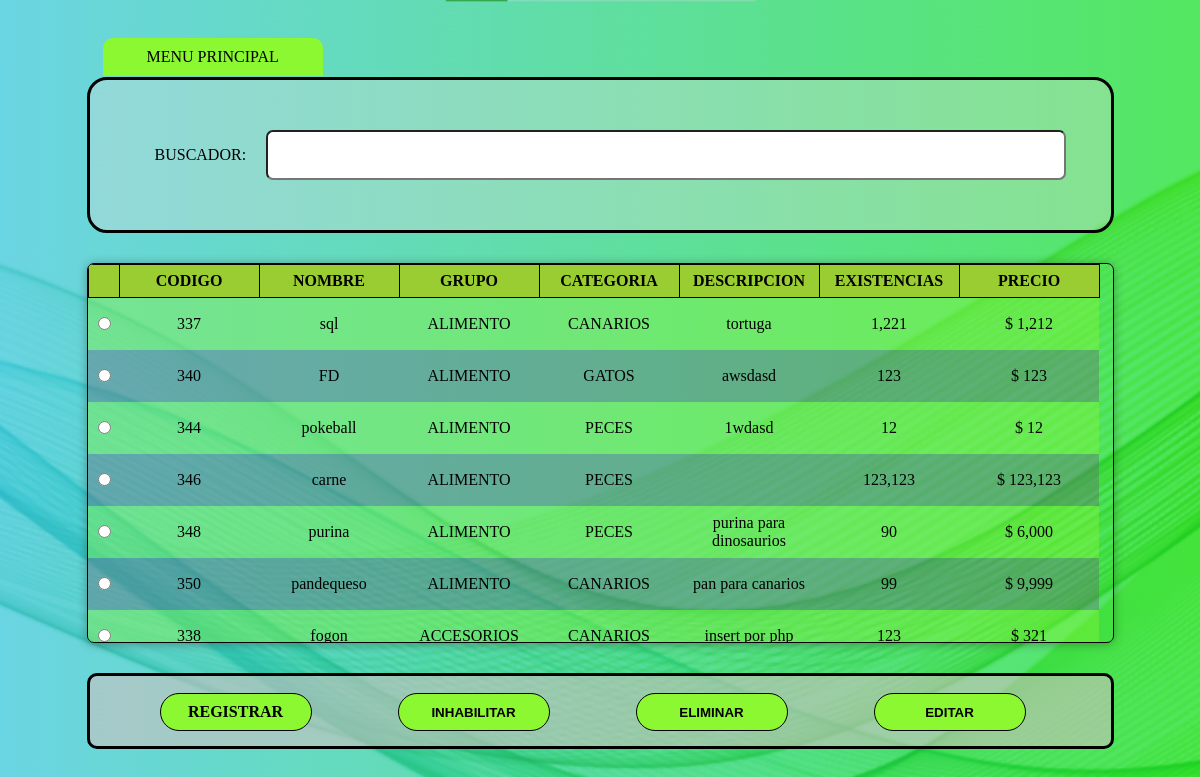
Before: /menuProducto (signed in) with the older database file.
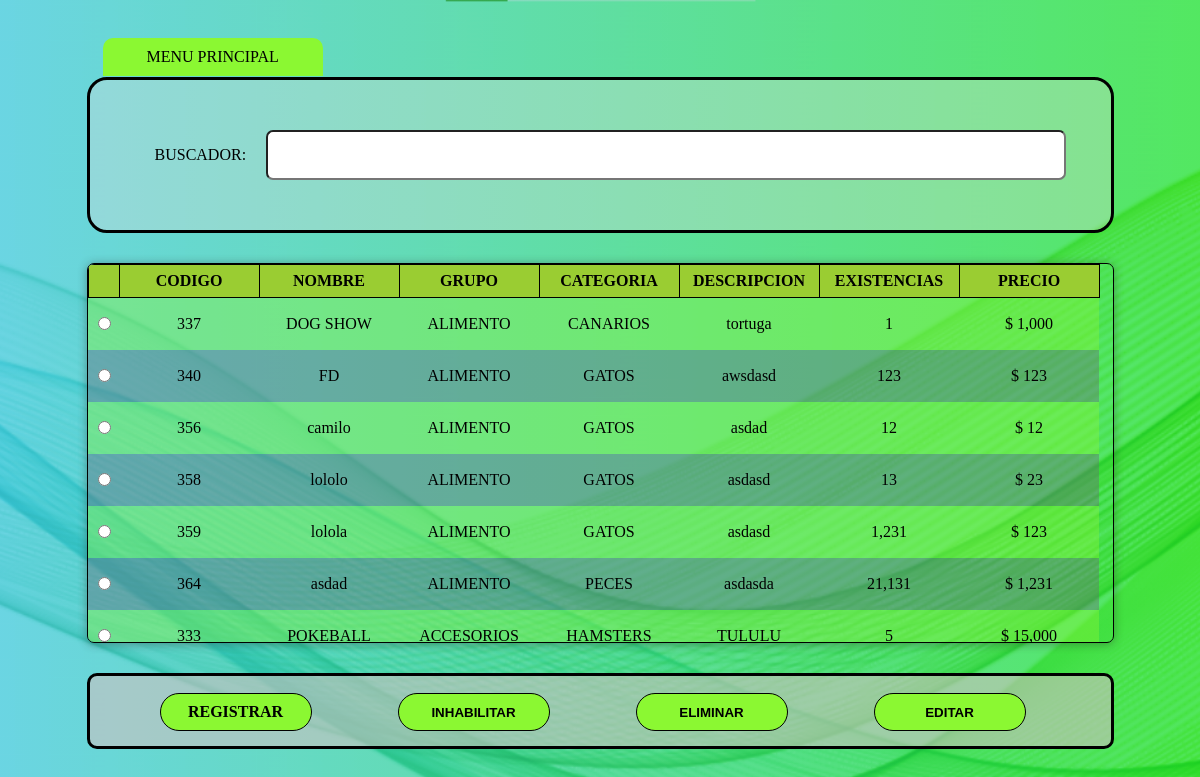
After: the same page with the newer database file.
### tables this page shows
CREATE TABLE IF NOT EXISTS `producto` (
  `Cod_Producto` int(4) NOT NULL AUTO_INCREMENT,
  `Nombre` varchar(100) NOT NULL,
  `Existencia` int(6) NOT NULL,
  `Precio` int(9) NOT NULL,
  `Descripcion` varchar(500) NOT NULL,
  `Imagen` longblob NOT NULL,
  `Cod_Categoria` int(10) NOT NULL,
  `Cod_Grupo` int(10) NOT NULL,
  PRIMARY KEY (`Cod_Producto`),
  KEY `Cod_Categoria` (`Cod_Categoria`),
  KEY `Cod_Grupo` (`Cod_Grupo`)
);

CREATE TABLE IF NOT EXISTS `grupo` (
  `Cod_Grupo` int(10) NOT NULL,
  `Descripcion_Grupo` varchar(20) NOT NULL,
  PRIMARY KEY (`Cod_Grupo`)
);

CREATE TABLE IF NOT EXISTS `categoria` (
  `Cod_categoria` int(10) NOT NULL,
  `Descripcion_Categoria` varchar(20) NOT NULL,
  PRIMARY KEY (`Cod_categoria`)
);

### index.php (called while the page is built, shortened)
<?php
    require_once "controller/producto.controller.php";
    require_once "model/conexion.php";
    require_once "model/dto/producto.dto.php";
    require_once "model/dao/producto.dao.php";
    $objPlantilla = new PlantillaController();
    $objPlantilla -> ctrPlantilla();
?>

### controller/producto.controller.php (called while the page is built, shortened)
<?php
    class ControllerProductos{
        public function ctrConsultarProducto(){
            $lista = false;
            try {
                $objDtoProducto = new Producto();
                $objDaoProducto = new ModeloProducto( $objDtoProducto );
                $lista = $objDaoProducto -> mdlConsultarProducto() -> fetchAll();
            } catch (PDOException $e) {
                echo "Error en el controlador ctrConsultarProducto : ".$e->getMessage();
            }
            return $lista;
        }
    }
?>

### model/dto/producto.dto.php (called while the page is built, shortened)
<?php
    class Producto{
        private $nombre;
        private $grupo;
        private $categoria;
        private $precio;
        private $descripcion;
        private $cantidad;
        private $imagen;
        private $codigo;
        public function getNombre(){
            return $this -> nombre;
        }
        public function getGrupo(){
            return $this -> grupo;
        }
        public function getCategoria(){
            return $this -> categoria;
        }
        public function getPrecio(){
            return $this -> precio;
        }
        public function getDescripcion(){
            return $this -> descripcion;
        }
        public function getCantidad(){
            return $this -> cantidad;
        }
        public function getImagen(){
            return $this -> imagen;
        }
        public function getCodigo(){
            return $this -> codigo;
        }
    }
?>

### model/conexion.php (called while the page is built, shortened)
<?php
    class Conexion{
        private $usuario;
        private $clave;
        private $url;
        private $charSet;
        private $con;
        public function __construct(){
            $this -> host = "localhost";
            $this -> driver = "mysql";
            $this -> usuario = "root";
            $this -> clave = "";
            $this -> base = "invpriv";
            $this -> url = $this -> driver.":host=".
            $this -> host.";dbname=". $this -> base;
            $this -> charSet = "UTF8";
            $this -> con=NULL;
        }
        public function conexion(){
            try{
                $this -> con = new PDO($this->url, $this->usuario, $this->clave);
                $this -> con -> setAttribute(PDO::ATTR_DEFAULT_FETCH_MODE, PDO::FETCH_ASSOC);
                $this -> con -> exec('SET CHARACTER SET '.$this->charSet);
            }catch(PDOException $e){
                echo "Error al conectar".$e->getMessage();
            }
            return $this -> con;
        }
    }
?>

### model/dao/producto.dao.php (called while the page is built, shortened)
<?php
    class ModeloProducto{
        public function mdlConsultarProducto(){
            $sql = "CALL SpMostrarProducto()";
            try {
                $con = new Conexion();
                $stmt = $con -> conexion() -> prepare($sql);
                $stmt -> execute();
                $resulset = $stmt;
            } catch (PDOException $e) {
                echo "Error en el modelo SpMostrarProducto " . $e -> getMessage();
            }
            return $resulset;
        }
    }
?>

### view/module/menuProducto.php (the view, shortened to what the changed rows need)
<!DOCTYPE html>
<html lang="es">
    <head>
        <link rel="stylesheet" href="view/css/sweetalert2.min.css">
        <link rel="stylesheet" href="https://cdnjs.cloudflare.com/ajax/libs/font-awesome/6.0.0-beta2/css/all.min.css">
        <link rel="stylesheet" href="view/css/FondoInterfazes.css">
        <link rel="stylesheet" href="view/css/menuProducto.css">
    </head>
    <body class="interfazGeneral">
        <form method="post" action="editarProducto">
            <div>
                <table id="tabla" class="table table-striped table-bordered" style="width:100%">
                    <thead>
                        <tr>
                            <th class="selector"></th>
                            <th>CODIGO</th>
                            <th>NOMBRE</th>
                            <th>GRUPO</th>
                            <th>CATEGORIA</th>
                            <th>DESCRIPCION</th>
                            <th>EXISTENCIAS</th>
                            <th>PRECIO</th>
                        </tr>
                    </thead>
                    <tbody>
                        <?php
                            $objCtrProducto = new ControllerProductos();
                            $listaProducto = $objCtrProducto -> ctrConsultarProducto();
                            foreach($listaProducto as $dato){
                                echo '
                                    <tr>
                                        <td class="selector"><input type="radio" name="selectPrdt" id="selectPrdt" class="filtro1" value="' . $dato['Cod_Producto'] . '"></td>
                                        <td>' . $dato['Cod_Producto'] . '</td>
                                        <td>' . $dato['Nombre'] . '</td>
                                        <td>' . $dato['Descripcion_Grupo'] . '</td>
                                        <td>' . $dato['Descripcion_Categoria'] . '</td>
                                        <td>' . $dato['Descripcion'] . '</td>
                                        <td>' . number_format($dato['Existencia']) . '</td>
                                        <td>$ ' . number_format($dato['Precio'])  . '</td>
                                    </tr>
                                ';
                            }
                        ?>
                    </tbody>
                </table>
            </div>
        </form>
    </body>
</html>

Changed rows visible on the page:
removed producto: Cod_Producto "344", Nombre "pokeball", Cod_Grupo.Descripcion_Grupo "ALIMENTO", Cod_Categoria.Descripcion_Categoria "PECES", Descripcion "1wdasd", Existencia "12", Precio "12"
removed producto: Cod_Producto "346", Nombre "carne", Cod_Grupo.Descripcion_Grupo "ALIMENTO", Cod_Categoria.Descripcion_Categoria "PECES", Existencia "123,123", Precio "123,123"
removed producto: Cod_Producto "348", Nombre "purina", Cod_Grupo.Descripcion_Grupo "ALIMENTO", Cod_Categoria.Descripcion_Categoria "PECES", Descripcion "purina para dinosaurios", Existencia "90", Precio "6,000"
removed producto: Cod_Producto "350", Nombre "pandequeso", Cod_Grupo.Descripcion_Grupo "ALIMENTO", Cod_Categoria.Descripcion_Categoria "CANARIOS", Descripcion "pan para canarios", Existencia "99", Precio "9,999"
no longer on this page (row edited): producto: Cod_Producto "338", Nombre "fogon", Cod_Grupo.Descripcion_Grupo "ACCESORIOS", Cod_Categoria.Descripcion_Categoria "CANARIOS", Descripcion "insert por php", Existencia "123", Precio "321"
changed producto "tortuga": Nombre "sql" → "DOG SHOW"; Existencia "1,221" → "1"; Precio "1,212" → "1,000"
added producto: Cod_Producto "356", Nombre "camilo", Cod_Grupo.Descripcion_Grupo "ALIMENTO", Cod_Categoria.Descripcion_Categoria "GATOS", Descripcion "asdad", Existencia "12", Precio "12"
added producto: Cod_Producto "358", Nombre "lololo", Cod_Grupo.Descripcion_Grupo "ALIMENTO", Cod_Categoria.Descripcion_Categoria "GATOS", Descripcion "asdasd", Existencia "13", Precio "23"
added producto: Cod_Producto "359", Nombre "lolola", Cod_Grupo.Descripcion_Grupo "ALIMENTO", Cod_Categoria.Descripcion_Categoria "GATOS", Descripcion "asdasd", Existencia "1,231", Precio "123"
added producto: Cod_Producto "364", Nombre "asdad", Cod_Grupo.Descripcion_Grupo "ALIMENTO", Cod_Categoria.Descripcion_Categoria "PECES", Descripcion "asdasda", Existencia "21,131", Precio "1,231"
added producto: Cod_Producto "333", Nombre "POKEBALL", Cod_Grupo.Descripcion_Grupo "ACCESORIOS", Cod_Categoria.Descripcion_Categoria "HAMSTERS", Descripcion "TULULU", Existencia "5", Precio "15,000"
